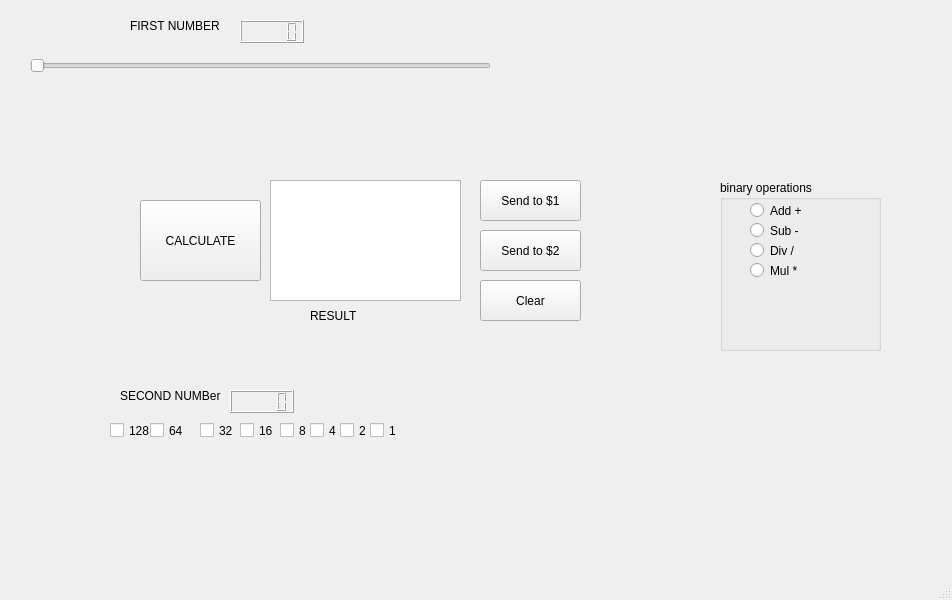
<?xml version="1.0" encoding="UTF-8"?>
<ui version="4.0">
 <class>MainWindow</class>
 <widget class="QMainWindow" name="MainWindow">
  <property name="geometry">
   <rect>
    <x>0</x>
    <y>0</y>
    <width>952</width>
    <height>600</height>
   </rect>
  </property>
  <property name="windowTitle">
   <string>MainWindow</string>
  </property>
  <widget class="QWidget" name="centralwidget">
   <widget class="QSlider" name="horizontalSlider_2">
    <property name="geometry">
     <rect>
      <x>30</x>
      <y>40</y>
      <width>461</width>
      <height>51</height>
     </rect>
    </property>
    <property name="orientation">
     <enum>Qt::Orientation::Horizontal</enum>
    </property>
   </widget>
   <widget class="QLabel" name="label">
    <property name="geometry">
     <rect>
      <x>130</x>
      <y>10</y>
      <width>231</width>
      <height>31</height>
     </rect>
    </property>
    <property name="text">
     <string>FIRST NUMBER</string>
    </property>
   </widget>
   <widget class="QLabel" name="label_2">
    <property name="geometry">
     <rect>
      <x>310</x>
      <y>300</y>
      <width>231</width>
      <height>31</height>
     </rect>
    </property>
    <property name="text">
     <string>RESULT</string>
    </property>
   </widget>
   <widget class="QPushButton" name="pushButton">
    <property name="geometry">
     <rect>
      <x>140</x>
      <y>200</y>
      <width>121</width>
      <height>81</height>
     </rect>
    </property>
    <property name="text">
     <string>CALCULATE</string>
    </property>
   </widget>
   <widget class="QLabel" name="label_3">
    <property name="geometry">
     <rect>
      <x>120</x>
      <y>380</y>
      <width>231</width>
      <height>31</height>
     </rect>
    </property>
    <property name="text">
     <string>SECOND NUMBer</string>
    </property>
   </widget>
   <widget class="QCheckBox" name="checkBox">
    <property name="geometry">
     <rect>
      <x>370</x>
      <y>420</y>
      <width>41</width>
      <height>21</height>
     </rect>
    </property>
    <property name="text">
     <string>1</string>
    </property>
   </widget>
   <widget class="QCheckBox" name="checkBox_2">
    <property name="geometry">
     <rect>
      <x>340</x>
      <y>420</y>
      <width>31</width>
      <height>21</height>
     </rect>
    </property>
    <property name="text">
     <string>2</string>
    </property>
   </widget>
   <widget class="QCheckBox" name="checkBox_3">
    <property name="geometry">
     <rect>
      <x>310</x>
      <y>420</y>
      <width>31</width>
      <height>21</height>
     </rect>
    </property>
    <property name="text">
     <string>4</string>
    </property>
   </widget>
   <widget class="QCheckBox" name="checkBox_4">
    <property name="geometry">
     <rect>
      <x>280</x>
      <y>420</y>
      <width>31</width>
      <height>21</height>
     </rect>
    </property>
    <property name="text">
     <string>8</string>
    </property>
   </widget>
   <widget class="QCheckBox" name="checkBox_5">
    <property name="geometry">
     <rect>
      <x>240</x>
      <y>420</y>
      <width>41</width>
      <height>21</height>
     </rect>
    </property>
    <property name="text">
     <string>16</string>
    </property>
   </widget>
   <widget class="QCheckBox" name="checkBox_6">
    <property name="geometry">
     <rect>
      <x>200</x>
      <y>420</y>
      <width>41</width>
      <height>21</height>
     </rect>
    </property>
    <property name="text">
     <string>32</string>
    </property>
   </widget>
   <widget class="QCheckBox" name="checkBox_7">
    <property name="geometry">
     <rect>
      <x>150</x>
      <y>420</y>
      <width>41</width>
      <height>21</height>
     </rect>
    </property>
    <property name="text">
     <string>64</string>
    </property>
   </widget>
   <widget class="QCheckBox" name="checkBox_8">
    <property name="geometry">
     <rect>
      <x>110</x>
      <y>420</y>
      <width>41</width>
      <height>21</height>
     </rect>
    </property>
    <property name="text">
     <string>128</string>
    </property>
   </widget>
   <widget class="QLCDNumber" name="lcdNumber">
    <property name="geometry">
     <rect>
      <x>240</x>
      <y>20</y>
      <width>64</width>
      <height>23</height>
     </rect>
    </property>
   </widget>
   <widget class="QTextBrowser" name="textBrowser">
    <property name="geometry">
     <rect>
      <x>270</x>
      <y>180</y>
      <width>191</width>
      <height>121</height>
     </rect>
    </property>
   </widget>
   <widget class="QLCDNumber" name="lcdNumber_2">
    <property name="geometry">
     <rect>
      <x>230</x>
      <y>390</y>
      <width>64</width>
      <height>23</height>
     </rect>
    </property>
   </widget>
   <widget class="QPushButton" name="pushButton_2">
    <property name="geometry">
     <rect>
      <x>480</x>
      <y>180</y>
      <width>101</width>
      <height>41</height>
     </rect>
    </property>
    <property name="text">
     <string>Send to $1</string>
    </property>
   </widget>
   <widget class="QPushButton" name="pushButton_3">
    <property name="geometry">
     <rect>
      <x>480</x>
      <y>230</y>
      <width>101</width>
      <height>41</height>
     </rect>
    </property>
    <property name="text">
     <string>Send to $2</string>
    </property>
   </widget>
   <widget class="QPushButton" name="pushButton_4">
    <property name="geometry">
     <rect>
      <x>480</x>
      <y>280</y>
      <width>101</width>
      <height>41</height>
     </rect>
    </property>
    <property name="text">
     <string>Clear</string>
    </property>
   </widget>
   <widget class="QGroupBox" name="groupBox">
    <property name="geometry">
     <rect>
      <x>720</x>
      <y>180</y>
      <width>161</width>
      <height>171</height>
     </rect>
    </property>
    <property name="title">
     <string>binary operations</string>
    </property>
    <widget class="QRadioButton" name="radioButton">
     <property name="geometry">
      <rect>
       <x>30</x>
       <y>20</y>
       <width>105</width>
       <height>21</height>
      </rect>
     </property>
     <property name="text">
      <string>Add +</string>
     </property>
    </widget>
    <widget class="QRadioButton" name="radioButton_2">
     <property name="geometry">
      <rect>
       <x>30</x>
       <y>40</y>
       <width>105</width>
       <height>21</height>
      </rect>
     </property>
     <property name="text">
      <string>Sub -</string>
     </property>
    </widget>
    <widget class="QRadioButton" name="radioButton_3">
     <property name="geometry">
      <rect>
       <x>30</x>
       <y>60</y>
       <width>105</width>
       <height>21</height>
      </rect>
     </property>
     <property name="text">
      <string>Div /</string>
     </property>
    </widget>
    <widget class="QRadioButton" name="radioButton_4">
     <property name="geometry">
      <rect>
       <x>30</x>
       <y>80</y>
       <width>105</width>
       <height>21</height>
      </rect>
     </property>
     <property name="text">
      <string>Mul *</string>
     </property>
    </widget>
   </widget>
  </widget>
  <widget class="QMenuBar" name="menubar">
   <property name="geometry">
    <rect>
     <x>0</x>
     <y>0</y>
     <width>952</width>
     <height>20</height>
    </rect>
   </property>
  </widget>
  <widget class="QStatusBar" name="statusbar"/>
 </widget>
 <resources/>
 <connections/>
</ui>
